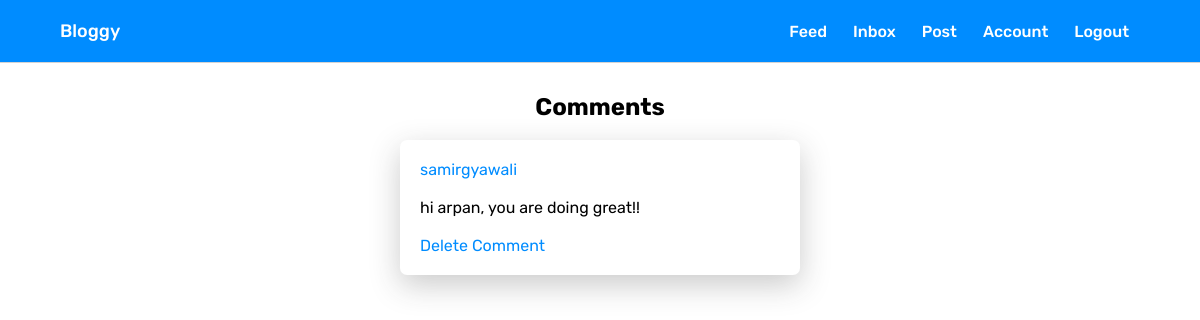
The app's page /post/7/comments (signed in) with its own data.
### main.py (models this page shows, shortened)
class Comment(db.Model):
    id = db.Column(db.Integer, primary_key=True)
    commented_id = db.Column(db.Integer, db.ForeignKey('post.id'))
    commenter_id = db.Column(db.Integer, db.ForeignKey('user.id'))
    comment_body = db.Column(db.String(100))

class User(db.Model, UserMixin):
    id = db.Column(db.Integer, primary_key=True)
    username = db.Column(db.String(15), unique=True)
    email = db.Column(db.String(50), unique=True)
    password = db.Column(db.String(80))
    profile_pic = db.Column(
        db.String(40), nullable=False, default='default.jpg')
    posts = db.relationship('Post', backref='author', lazy='dynamic')
    commenter = db.relationship('Comment', backref='commenter', lazy='dynamic')
    access_token = db.Column(db.String(180))
    liker = db.relationship('Like', backref='liker', lazy='dynamic')
    followed = db.relationship(
        'Follower', backref='followed', foreign_keys='Follower.followed_id', lazy='dynamic')
    follower = db.relationship(
        'Follower', backref='follower', foreign_keys='Follower.follower_id', lazy='dynamic')
    sender = db.relationship('Message', backref='sender',
                             foreign_keys='Message.sender_id', lazy='dynamic')
    receiver = db.relationship('Message', backref='receiver',
                               foreign_keys='Message.receiver_id', lazy='dynamic')
    bio_content = db.Column(db.String(1000))
    verified = db.Column(db.Boolean(), default=False)

### main.py (the view)
@app.route('/post/<int:post_id>/comments', methods=['GET', 'POST'])
@login_required
def view_comments(post_id):
    if current_user.username == 'admin' and current_user.email == 'arpanneupane19@gmail.com':
        session['logged_in'] = True
        return redirect('/admin')
    post = Post.query.get_or_404(post_id)
    comments = Comment.query.filter_by(commented_id=post_id).all()
    return render_template('view_comments.html', comments=comments, post=post, title=f'Comments of {post.post_title}', total=len(comments))

### main.py (called while the page is built)
@login_manager.user_loader
def load_user(user_id):
    return User.query.get(int(user_id))

@app.before_request
def make_session_permanent():
    session.permanent = True

### templates/view_comments.html (shortened to what this page needs)
{% extends "base.html" %}
{% block content %}
<link rel='stylesheet' href="{{url_for('static', filename='comments.css')}}">
<div class="container">
    <div class="header">
        <h2>Comments</h2><br>
    </div>
    {% if total == 0 %}
    <p>No comments yet.</p>
    {% else %}
    <div class="comments">
        {% for comment in comments %}
        <div class="comment">
            <div class="commenter"><a
                    href="{{url_for('user', username=comment.commenter.username)}}">{{comment.commenter.username}}</a>
            </div><br>
            <div>
                <p>{{comment.comment_body}}</p>
            </div><br>
            <div>
                <a href="{{ url_for('delete_comment', comment_id=comment.id, post_id=comment.commented.id) }}">Delete
                    Comment</a>
            </div>
        </div>
        {% endfor %}
    </div>
    {% endif %}
    {% endblock %}

### static/base.css (style rules this page uses)
* { box-sizing: border-box; margin: 0; padding: 0; font-family: "Rubik", sans-serif; }
a { text-decoration: none; color: rgb(0, 140, 255); }

### static/comments.css (style rules this page uses)
.container { margin-top: 30px; margin-left: 50px; margin-right: 50px; display: flex; flex-direction: column; align-items: center; }
.comment { border-radius: 7px; box-shadow: 0px 10px 30px rgba(48, 48, 48, 0.25); overflow-y: auto; padding: 20px; width: 400px; margin-bottom: 25px; }
.commenter > a { color: rgb(0, 140, 255); }

### records on screen
Comment: commenter.username "samirgyawali", comment_body "hi arpan, you are doing great!!"
